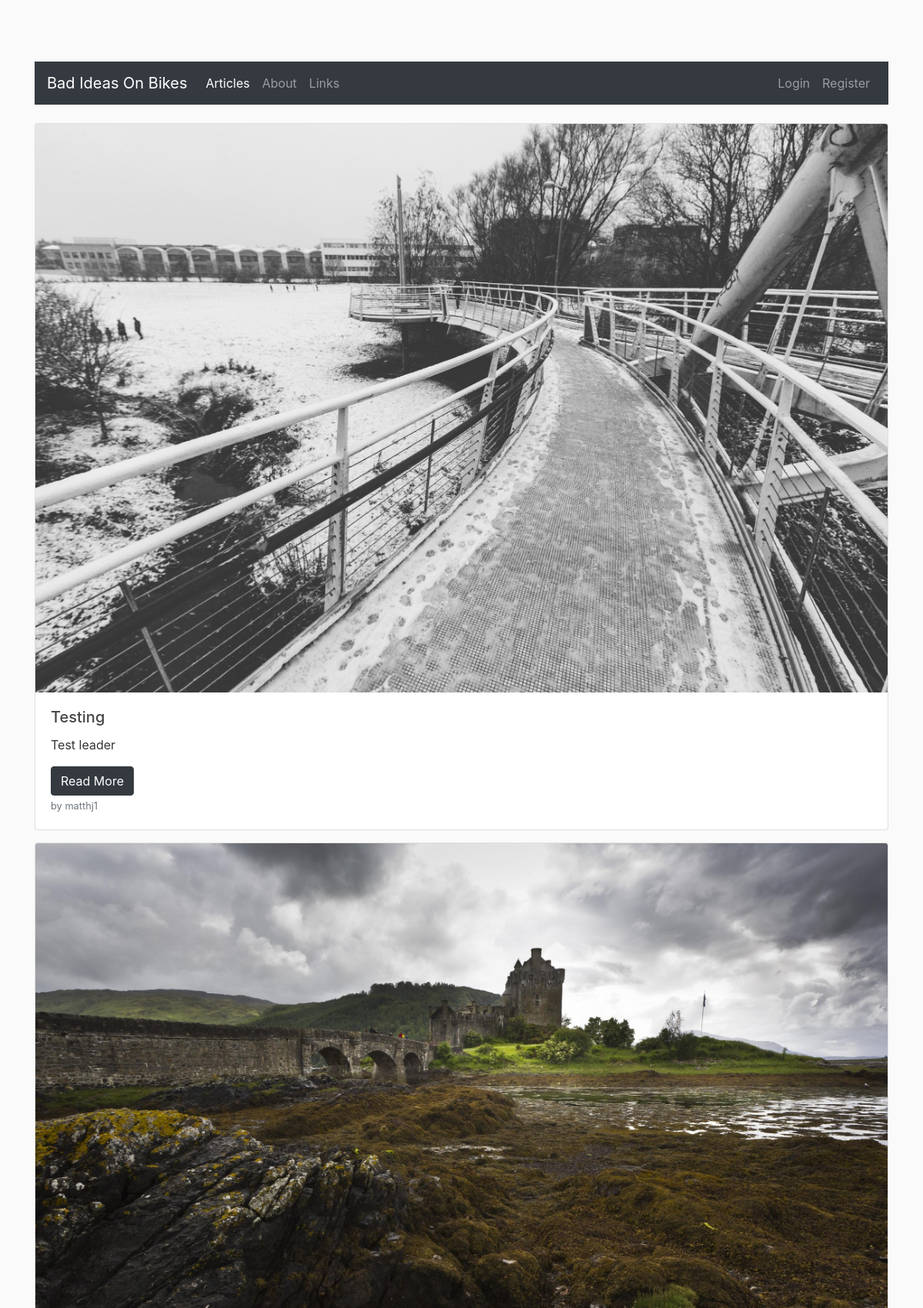
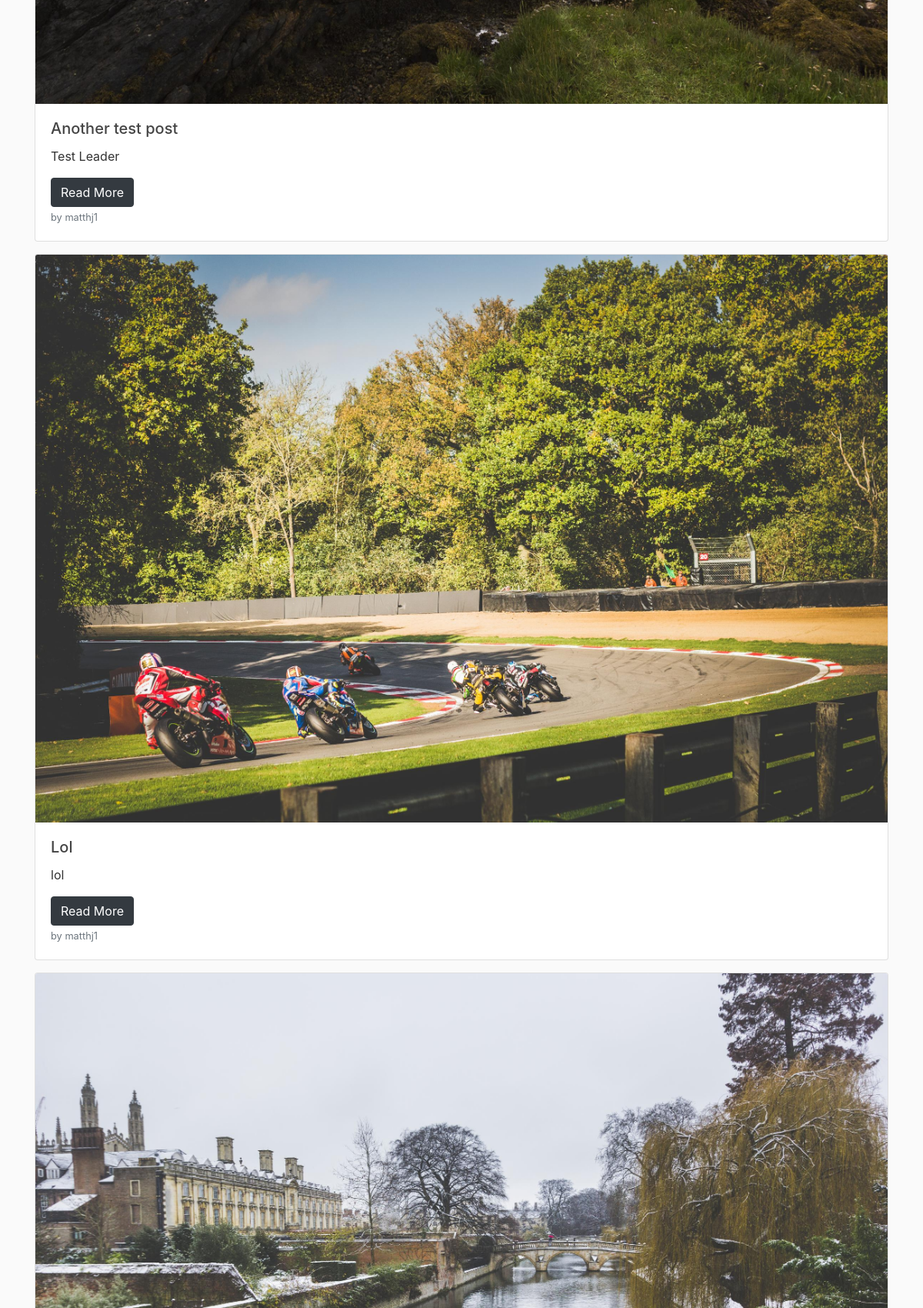
The page /home (upper part) on the database its author committed (2 pictures, top to bottom).
### flaskbiob/models.py (models this page shows, shortened)
class Posts(db.Model):
    id = db.Column(db.Integer, primary_key=True)
    title = db.Column(db.String(100), nullable=False)
    date = db.Column(db.DateTime, nullable=False, default=datetime.utcnow)
    leader = db.Column(db.Text, nullable=False)
    content = db.Column(db.Text, nullable=False)
    post_image = db.Column(db.String(100), nullable=False, default="default_post.jpg")
    user = db.Column(db.Integer, db.ForeignKey("users.id"), nullable=False)

class Users(db.Model, UserMixin):
    id = db.Column(db.Integer, primary_key=True)
    username = db.Column(db.String(20), unique=True, nullable=False)
    email = db.Column(db.String(100), unique=True, nullable=False)
    image_file = db.Column(db.String(20), nullable=False, default="default.png")
    password = db.Column(db.String(60), nullable=False)
    posts = db.relationship("Posts", backref="author", lazy=True)

### flaskbiob/routes.py (the view)
@app.route("/")
@app.route("/home")
def homePage():
    posts = Posts.query.all()
    return render_template("Home.html", posts=posts)

### flaskbiob/templates/Home.html
{% extends "BASE.html" %}
    {% block content %}
        {% for post in posts %}
            <div class="card mb-3">
              <img src="{{ url_for('static', filename='post_pics/' + post.post_image) }}" class="card-img-top" alt="...">
              <div class="card-body">
                <h5 class="card-title">{{ post.title }}</h5>
                <p class="card-text">{{ post.leader }}</p>
                  <a href="{{ url_for('postPage', post_id = post.id) }}" class="btn btn-dark">Read More</a>
                <p class="card-text"><small class="text-muted">by {{ post.author.username }}</small></p>
              </div>
            </div>
        {% endfor %}
    {% endblock content %}

### flaskbiob/templates/BASE.html (shortened to what this page needs)
<!DOCTYPE html>
<html lang="en">
<head>
    <link rel="stylesheet" href="https://stackpath.bootstrapcdn.com/bootstrap/4.5.2/css/bootstrap.min.css">
    <link rel="stylesheet" type="text/css" href="{{ url_for('static', filename='main.css') }}">
</head>
    <body>
        <div class="container">
            <nav class="navbar navbar-expand-lg navbar-dark bg-dark">
              <a class="navbar-brand" href="{{ url_for('homePage') }}">Bad Ideas On Bikes</a>
              <div class="collapse navbar-collapse" id="navbarNav">
                <ul class="navbar-nav">
                  <li class="nav-item {% if request.endpoint == 'homePage' %} active {% endif %}">
                    <a class="nav-link" href="{{ url_for('homePage') }}">Articles <span class="sr-only">(current)</span></a>
                  </li>
                  <li class="nav-item {% if request.endpoint == 'aboutPage' %} active {% endif %}">
                    <a class="nav-link" href="{{ url_for('aboutPage') }}">About</a>
                  </li>
                  <li class="nav-item {% if request.endpoint == 'linkPage' %} active {% endif %}">
                    <a class="nav-link" href="#">Links</a>
                  </li>
                </ul>
                  <ul class="navbar-nav ml-auto">
                      {% if current_user.is_authenticated %}
                        <li class="nav-item {% if request.endpoint == 'newpostPage' %} active {% endif %}">
                            <a class="nav-link" href="{{ url_for('newpostPage') }}">Post</a>
                        </li>
                          <li class="nav-item ">
                            <a class="nav-link" href="{{ url_for('logoutPage') }}">Logout</a>
                        </li>
                        <li class="nav-item {% if request.endpoint == 'accountPage' %} active {% endif %}">
                            <a class="nav-link" href="{{ url_for('accountPage') }}">Account</a>
                        </li>
                      {% else %}
                        <li class="nav-item {% if request.endpoint == 'loginPage' %} active {% endif %}">
                            <a class="nav-link" href="{{ url_for('loginPage') }}">Login</a>
                        </li>
                        <li class="nav-item {% if request.endpoint == 'registerPage' %} active {% endif %}">
                            <a class="nav-link" href="{{ url_for('registerPage') }}">Register</a>
                        </li>
                      {% endif %}
                  </ul>
              </div>
            </nav>
            <br>
            {% block content %}
            {% endblock content %}
        </div>
    </body>
</html>

### flaskbiob/static/main.css (style rules this page uses)
body { background: #fafafa; color: #333333; margin-top: 5rem; }
h1, h2, h3, h4, h5, h6 { color: #444444; }

### rows shown on the page
Posts: post_image (picture), title "Testing", leader "Test leader", author.username "matthj1"
Posts: post_image (picture), title "Another test post", leader "Test Leader", author.username "matthj1"
Posts: post_image (picture), title "Lol", leader "lol", author.username "matthj1"
Posts: post_image (picture)
